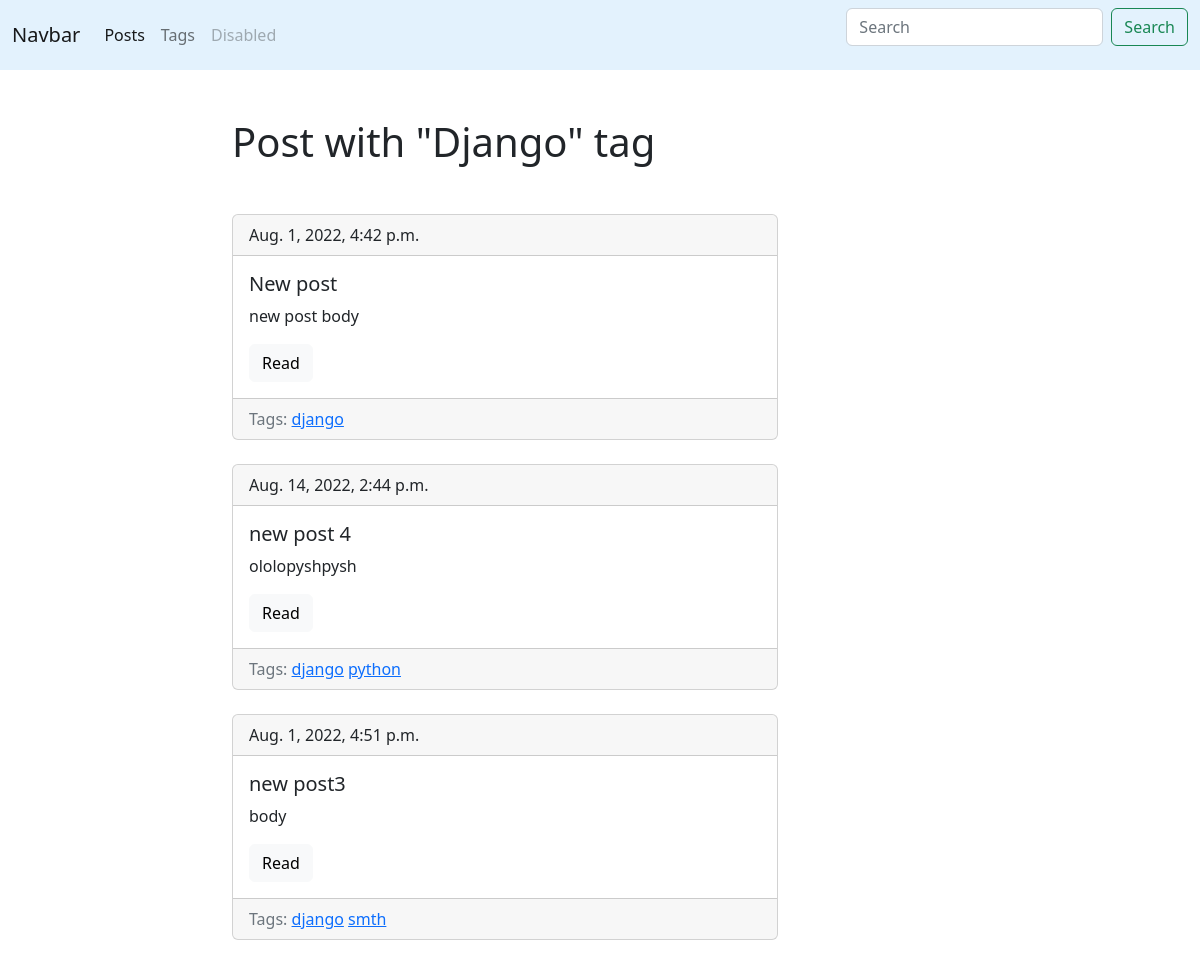
Screenshot of /blog/tag/django/ with the database file from the repository.
### blog/models.py (models this page shows, shortened)
class Tag(models.Model):
    title = models.CharField(max_length=50)
    slug = models.SlugField(max_length=50, unique=True)
    def get_absolute_url(self):
        return reverse('tag_detail_url', kwargs={'slug': self.slug})

class Post(models.Model):
    title = models.CharField(max_length=150, db_index=True)
    slug = models.SlugField(max_length=150, unique=True)
    tags = models.ManyToManyField('Tag', blank=True, related_name='posts')
    body = models.TextField(blank=True, db_index=True)
    date_pub = models.DateTimeField(auto_now_add=True)
    def get_absolute_url(self):
        return reverse('post_detail_url', kwargs={'slug':self.slug})

### blog/views.py (the view)
# urls.py: path('tag/<str:slug>/', TagDetail.as_view(), name='tag_detail_url')
class TagDetail(ObjectDetailMixin, View):
    model = Tag
    template = 'blog/tag_detail.html'

### blog/utils.py (called while the page is built)
    def get(self, request, slug):
        obj = get_object_or_404(self.model, slug__iexact=slug)
        return render(request, self.template, context={self.model.__name__.lower(): obj})

### blog/templates/blog/tag_detail.html (shortened to what this page needs)
{% extends 'blog/base_blog.html' %}
{% block content %}
    <h1 class="mb-5">Post with "{{ tag.title|title }}" tag</h1>
    {% for post in tag.posts.all %}
        {% include 'blog/includes/post_card_templates.html' %}
    {% endfor %}
{% endblock %}

### blog/templates/blog/base_blog.html
{% extends 'base.html' %}

### templates/base.html (shortened to what this page needs)
<html lang="en">
<head>
    <link href="https://cdn.jsdelivr.net/npm/bootstrap@5.2.0/dist/css/bootstrap.min.css" rel="stylesheet">
</head>
<body>
    <nav class="navbar navbar-expand-lg navbar-light" style="background-color: #e3f2fd;">
        <div class="container-fluid">
          <a class="navbar-brand" href="#">Navbar</a>
          <div class="collapse navbar-collapse" id="navbarSupportedContent">
            <ul class="navbar-nav me-auto mb-2 mb-lg-0">
              <li class="nav-item">
                <a class="nav-link active" aria-current="page" href="{% url 'posts_list_url' %}">Posts</a>
              </li>
              <li class="nav-item">
                <a class="nav-link" href="{% url 'tags_list_url' %}">Tags</a>
              </li>
              <li class="nav-item">
                <a class="nav-link disabled">Disabled</a>
              </li>
            </ul>
            <form class="d-flex" role="search">
              <input class="form-control me-2" type="search" placeholder="Search" aria-label="Search">
              <button class="btn btn-outline-success" type="submit">Search</button>
            </form>
          </div>
        </div>
      </nav>
    <div class="container mt-5">
        <div class="row">
            <div class="col-6 offset-md-2">{% block content %}{% endblock %}</div>
        </div>
    </div>
</body>
</html>

### blog/templates/blog/includes/post_card_templates.html
<div class="card mb-4">
    <div class="card-header">
    {{ post.date_pub }}
    </div>
    <div class="card-body">
    <h5 class="card-title">{{ post.title }}</h5>
    <p class="card-text">{{ post.body|truncatewords:15 }}</p>
    <a href="{{ post.get_absolute_url }}" class="btn btn-light">Read</a>
    </div>
    <div class="card-footer text-muted">
        Tags:
        {% for tag in  post.tags.all %}
            <a href="{{ tag.get_absolute_url }}">{{ tag.title }}</a>
        {% endfor %}
    </div>
</div>

### rows the page displays
Tag: title "Django", title "django"
Post: date_pub "Aug. 1, 2022, 4:42 p.m.", title "New post", body "new post body"
Post: date_pub "Aug. 14, 2022, 2:44 p.m.", title "new post 4", body "ololopyshpysh"
Tag: title "python"
Post: date_pub "Aug. 1, 2022, 4:51 p.m.", title "new post3", body "body"
Tag: title "smth"
